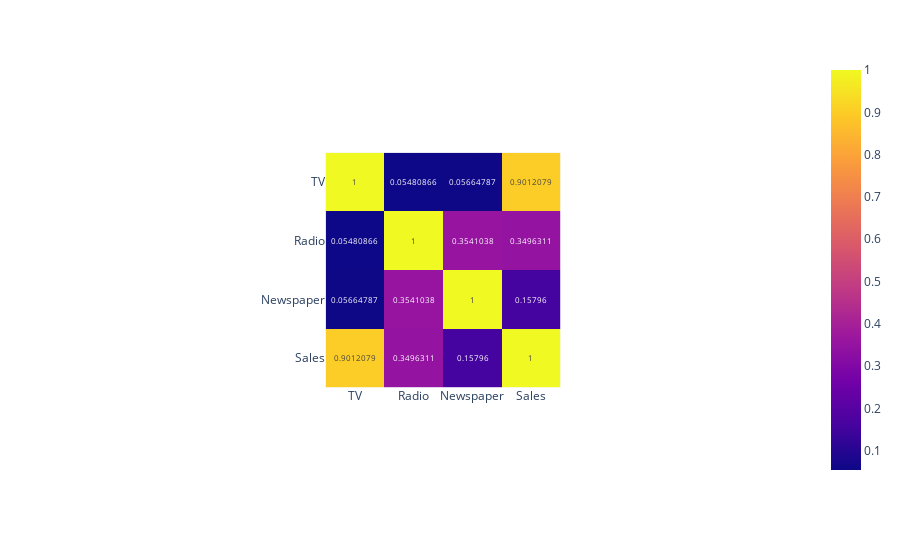

Source (notebook cell):
### Code cell
corr_matrix= pd.DataFrame(data.corr())

# Visualizar la matriz de correlación
HeatMap = px.imshow(corr_matrix, text_auto=True)
HeatMap.show()

### Figure 1 — Plotly figure (JSON) as saved in the notebook; plotly's stock layout.template omitted (floating-point values rounded to 4 significant figures)
{"data": [{"coloraxis": "coloraxis", "hovertemplate": "x: %{x}<br>y: %{y}<br>color: %{z}<extra></extra>", "name": "0", "texttemplate": "%{z}", "type": "heatmap", "x": ["TV", "Radio", "Newspaper", "Sales"], "xaxis": "x", "y": ["TV", "Radio", "Newspaper", "Sales"], "yaxis": "y", "z": [[1, 0.05481, 0.05665, 0.9012], [0.05481, 1, 0.3541, 0.3496], [0.05665, 0.3541, 1, 0.158], [0.9012, 0.3496, 0.158, 1]]}], "layout": {"autosize": true, "coloraxis": {"colorscale": [[0, "#0d0887"], [0.1111, "#46039f"], [0.2222, "#7201a8"], [0.3333, "#9c179e"], [0.4444, "#bd3786"], [0.5556, "#d8576b"], [0.6667, "#ed7953"], [0.7778, "#fb9f3a"], [0.8889, "#fdca26"], [1, "#f0f921"]]}, "margin": {"t": 60}, "xaxis": {"anchor": "y", "autorange": true, "constrain": "domain", "domain": [0.3385, 0.6615], "range": [-0.5, 3.5], "scaleanchor": "y", "type": "category"}, "yaxis": {"anchor": "x", "autorange": true, "constrain": "domain", "domain": [0, 1], "range": [3.5, -0.5], "type": "category"}}}
